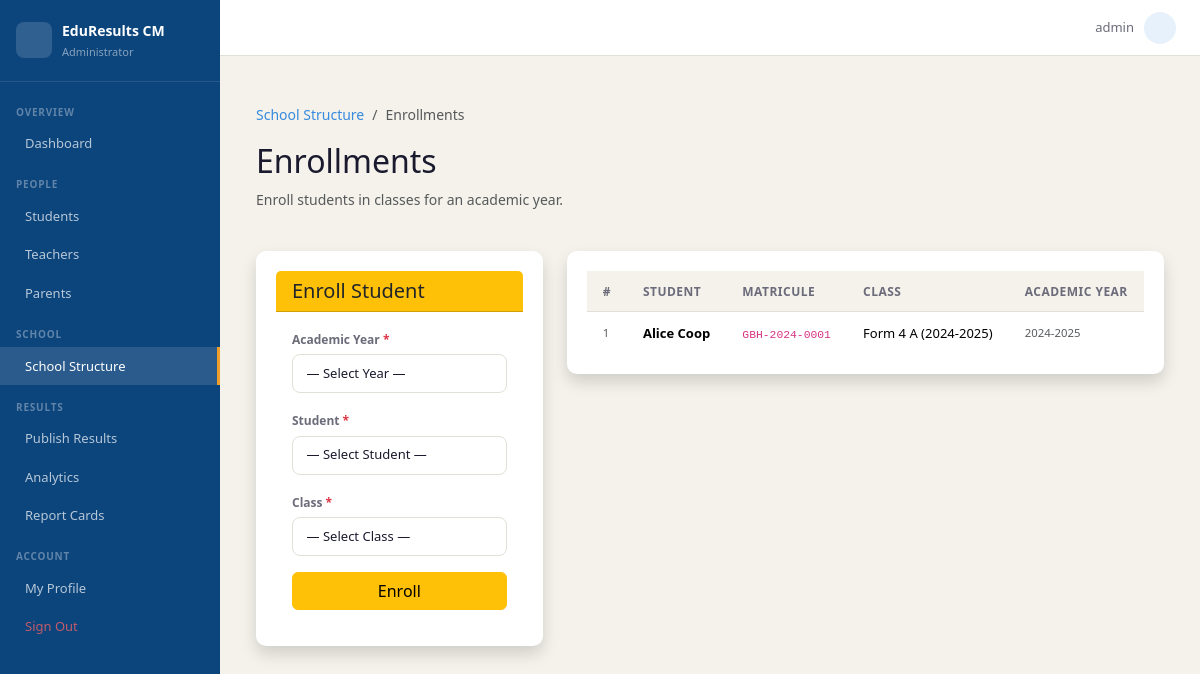
Before: /school/enrollments/ (signed in) with the older database file.
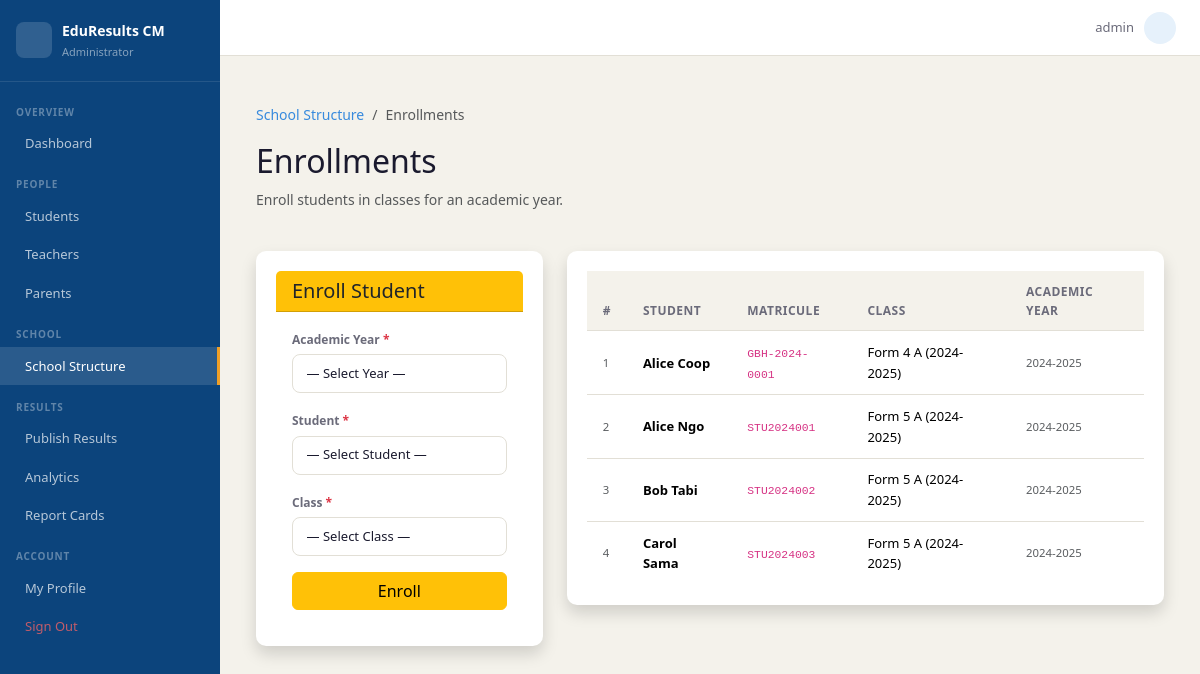
After: the same page with the newer database file.
### school/models.py (models this page shows, shortened)
class Enrollment(models.Model):
    student       = models.ForeignKey(Student, on_delete=models.CASCADE,
                                      related_name='enrollments')
    class_group   = models.ForeignKey(Class, on_delete=models.CASCADE,
                                      related_name='enrollments')
    academic_year = models.ForeignKey(AcademicYear, on_delete=models.CASCADE)
    class Meta:
        unique_together = ['student', 'academic_year']

class Class(models.Model):
    academic_year = models.ForeignKey(AcademicYear, on_delete=models.CASCADE,
                                      related_name='classes')
    level         = models.CharField(max_length=20, choices=CLASS_LEVELS)
    suffix        = models.CharField(max_length=3, blank=True)   # e.g. "A", "B"
    class_teacher = models.ForeignKey(Teacher, null=True, blank=True,
                                      on_delete=models.SET_NULL,
                                      related_name='class_teacher_of')
    def __str__(self):
        return f"{self.level}{' ' + self.suffix if self.suffix else ''} ({self.academic_year})"
    class Meta:
        ordering = ['academic_year', 'level', 'suffix']
        verbose_name_plural = 'Classes'

class AcademicYear(models.Model):
    label      = models.CharField(max_length=20)        # e.g. "2024-2025"
    start_date = models.DateField()
    end_date   = models.DateField()
    is_active  = models.BooleanField(default=False)
    def __str__(self):
        return self.label
    class Meta:
        ordering = ['-start_date']

### accounts/models.py (models this page shows, shortened)
class Student(models.Model):
    user       = models.OneToOneField(User, on_delete=models.CASCADE,
                                      related_name='student_profile')
    matricule  = models.CharField(max_length=20, unique=True)
    date_of_birth = models.DateField(null=True, blank=True)
    photo      = models.ImageField(upload_to=student_photo_upload_to, null=True, blank=True)

class User(AbstractUser):
    ROLE_CHOICES = [
        ('admin',   'Administrator'),
        ('teacher', 'Teacher'),
        ('student', 'Student'),
        ('parent',  'Parent'),
    ]
    role = models.CharField(max_length=10, choices=ROLE_CHOICES, default='student')
    def is_admin(self):   return self.role == 'admin'

### school/views.py (the view, shortened to what this page needs)
# urls.py: path('enrollments/', views.manage_enrollments, name='enrollments'),
@login_required
@role_required('admin')
def manage_enrollments(request):
    years = AcademicYear.objects.order_by('-start_date')
    students = Student.objects.order_by('user__first_name', 'user__last_name')
    classes = Class.objects.select_related('academic_year').order_by('academic_year', 'level', 'suffix')
    enrollments = Enrollment.objects.select_related('student__user', 'class_group', 'academic_year').order_by('academic_year', 'class_group')
    return render(request, 'school/enrollments.html', {
        'years': years,
        'students': students,
        'classes': classes,
        'enrollments': enrollments,
    })

### templates/school/enrollments.html (shortened to what this page needs)
{% extends 'base.html' %}
{% block nav_structure %}active{% endblock %}
{% block content %}
<div class="container mt-4">
    <div class="row mb-4 align-items-center">
        <div class="col">
            <nav aria-label="breadcrumb">
                <ol class="breadcrumb">
                    <li class="breadcrumb-item"><a href="{% url 'school:structure' %}">School Structure</a></li>
                    <li class="breadcrumb-item active">Enrollments</li>
                </ol>
            </nav>
            <h2>Enrollments</h2>
            <p class="text-muted">Enroll students in classes for an academic year.</p>
        </div>
    </div>
    <div class="row g-4">
        <div class="col-md-4">
            <div class="card shadow border-0">
                <div class="card-header bg-warning text-dark">
                    <h5 class="mb-0"> Enroll Student</h5>
                </div>
                <div class="card-body">
                    <form method="post">
                        <div class="mb-3">
                            <label class="form-label fw-bold">Academic Year <span class="text-danger">*</span></label>
                            <select name="academic_year" class="form-select" required>
                                <option value="">— Select Year —</option>
                            </select>
                        </div>
                        <div class="mb-3">
                            <label class="form-label fw-bold">Student <span class="text-danger">*</span></label>
                            <select name="student" class="form-select" required>
                                <option value="">— Select Student —</option>
                            </select>
                        </div>
                        <div class="mb-3">
                            <label class="form-label fw-bold">Class <span class="text-danger">*</span></label>
                            <select name="class_group" class="form-select" required>
                                <option value="">— Select Class —</option>
                            </select>
                        </div>
                        <button type="submit" class="btn btn-warning w-100">
                             Enroll
                        </button>
                    </form>
                </div>
            </div>
        </div>
        <div class="col-md-8">
            <div class="card shadow border-0">
                <div class="card-body p-0">
                    <div class="table-responsive">
                        <table class="table table-hover align-middle mb-0">
                            <thead class="table-dark">
                                <tr>
                                    <th>#</th>
                                    <th>Student</th>
                                    <th>Matricule</th>
                                    <th>Class</th>
                                    <th>Academic Year</th>
                                </tr>
                            </thead>
                            <tbody>
                                {% for enr in enrollments %}
                                <tr>
                                    <td class="text-muted small">{{ forloop.counter }}</td>
                                    <td class="fw-bold">{{ enr.student.user.get_full_name }}</td>
                                    <td><code>{{ enr.student.matricule }}</code></td>
                                    <td>{{ enr.class_group }}</td>
                                    <td class="text-muted small">{{ enr.academic_year.label }}</td>
                                </tr>
                                {% empty %}
                                <tr>
                                    <td colspan="5" class="text-center py-5 text-muted">No enrollments yet.</td>
                                </tr>
                                {% endfor %}
                            </tbody>
                        </table>
                    </div>
                </div>
            </div>
        </div>
    </div>
</div>
{% endblock %}

Changed rows visible on the page:
added Enrollment: student.user.get_full_name "Alice Ngo", student.matricule "STU2024001", class_group "Form 5 A (2024-2025)", academic_year.label "2024-2025"
added Enrollment: student.user.get_full_name "Bob Tabi", student.matricule "STU2024002", class_group "Form 5 A (2024-2025)", academic_year.label "2024-2025"
added Enrollment: student.user.get_full_name "Carol Sama", student.matricule "STU2024003", class_group "Form 5 A (2024-2025)", academic_year.label "2024-2025"
